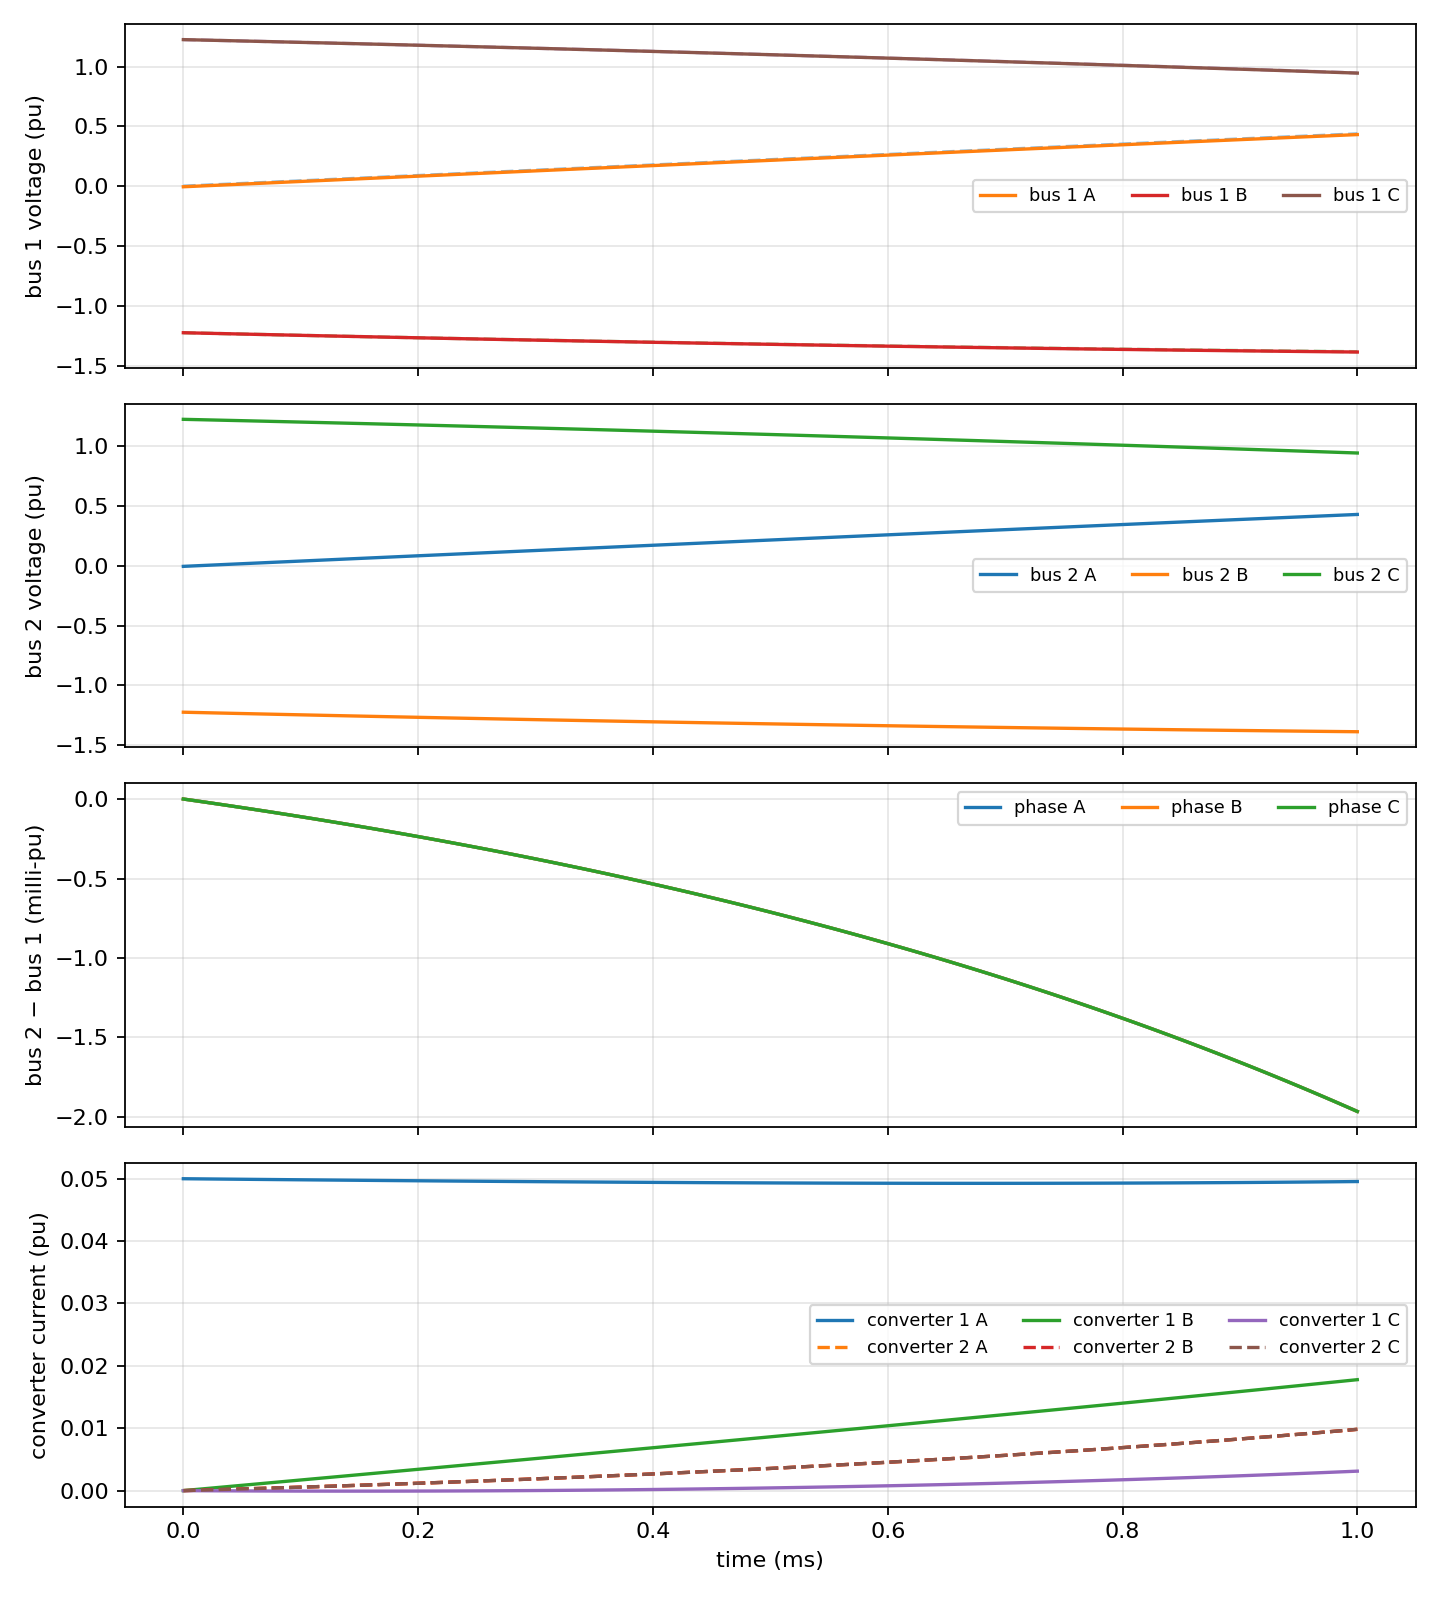

This chart was generated by the following Python code:
"""Simulate two GFL converters coupled through a resistive two-bus grid.

Run with ``PYTHONPATH=src python -m TensyGridEngine.emt.emt_explicit_converter_demo.two_gfl_kcl_ode``.

The bus voltages have no dynamics: each phase's two KCL equations are solved
analytically and substituted into the converter ODEs. Thus the combined model
has states but no algebraic variables. ``EmtModelProblem`` is appropriate for
this standalone Block; it already inherits multilinear S/Phi extraction from
``EmtProblemMultilinear``. The latter's constructor expects a full grid model.
"""

from __future__ import annotations

from pathlib import Path

import numpy as np

from VeraGridEngine.Devices.Dynamic.var_factory import VarFactory
from VeraGridEngine.Simulations.EMT.emt_options import EmtOptions
from VeraGridEngine.Simulations.EMT.problems.emt_model_problem import EmtModelProblem
from VeraGridEngine.Templates.Emt.vsc_gfl_ode import build_gfl_converter_model_ode
from VeraGridEngine.Utils.Symbolic.block import Block
from VeraGridEngine.Utils.Symbolic.symbolic import Const
from VeraGridEngine.enumerations import (
    DynamicIntegrationMethod, EmtInitializationMethod, EmtSolverTypes,
)


PHASES = "ABC"
GRID_OMEGA = 2.0 * np.pi * 50.0


def build_problem(
    *,
    source_conductance: float = 10.0,
    line_conductance: float = 5.0,
    bus_1_shunt_conductance: float = 0.0,
    bus_2_shunt_conductance: float = 0.0,
    simulation_time: float = 1.0e-3,
) -> tuple[EmtModelProblem, dict]:
    """Eliminate six bus voltages from linear KCL and substitute into both ODEs.

    Converter 1 is connected to bus 1 and converter 2 to bus 2. The buses are
    connected by a resistive branch; bus 1 is fed by a voltage source behind a
    conductance. The same nodal matrix is solved independently for A, B and C.
    """
    if source_conductance <= 0 or line_conductance <= 0:
        raise ValueError("Source and line conductances must be positive")
    if bus_1_shunt_conductance < 0 or bus_2_shunt_conductance < 0:
        raise ValueError("Shunt conductances must be nonnegative")
    vf = VarFactory()
    time = vf.add_var("grid_time")
    blocks = []
    for index in (1, 2):
        block, _ = build_gfl_converter_model_ode(vf, multilinear=True)
        # The builder uses fixed local names; every variable needs a unique
        # compiler name in the flattened two-converter system.
        variables = [*block.state_vars, *block.diff_vars, *block.in_vars, *block.event_dict]
        for variable in variables:
            variable.name = f"{variable.name}_{index}"
        blocks.append(block)

    phase_shifts = (0.0, -2.0 * np.pi / 3.0, 2.0 * np.pi / 3.0)
    source_vars = tuple(vf.add_var(f"v_source_{phase}") for phase in PHASES)
    source_quadrature = tuple(vf.add_var(f"v_source_quadrature_{phase}") for phase in PHASES)
    # These copies stay synchronized with the physical converter currents, but
    # give KCL a distinct factor whenever its voltage result is multiplied by
    # the physical current in a converter equation. This preserves multi-affinity.
    network_currents = tuple(
        tuple(vf.add_var(f"i_network_{converter}_{phase}") for phase in PHASES)
        for converter in (1, 2)
    )
    # KCL, separately for each phase:
    # [Gsrc + Gline + Gsh1, -Gline          ] [V1] = [Gsrc*Vsrc - I1]
    # [-Gline,               Gline + Gsh2 ] [V2]   [-I2            ]
    nodal_matrix = np.array([
        [source_conductance + line_conductance + bus_1_shunt_conductance,
         -line_conductance],
        [-line_conductance, line_conductance + bus_2_shunt_conductance],
    ])
    nodal_inverse = np.linalg.inv(nodal_matrix)
    bus_voltage_expressions = ([], [])
    for phase in range(len(PHASES)):
        current_rhs = (
            Const(source_conductance) * source_vars[phase] - network_currents[0][phase],
            -network_currents[1][phase],
        )
        for bus in range(2):
            bus_voltage_expressions[bus].append(
                Const(nodal_inverse[bus, 0]) * current_rhs[0]
                + Const(nodal_inverse[bus, 1]) * current_rhs[1]
            )
    voltages = tuple(tuple(bus_voltages) for bus_voltages in bus_voltage_expressions)
    converter_eqs = []
    for bus, block in enumerate(blocks):
        replacements = {block.in_vars[phase]: voltages[bus][phase] for phase in range(len(PHASES))}
        converter_eqs.append([expr.subs(replacements) for expr in block.state_eqs])
    state_eqs = [eq for equations in converter_eqs for eq in equations]
    # Network-current copies track each converter's three physical currents.
    # Keeping distinct symbolic variables prevents a squared-current term when
    # the substituted bus voltage is multiplied by converter current.
    state_eqs.extend(equation for equations in converter_eqs for equation in equations[:3])
    # A rotating source oscillator avoids explicit time-dependent input terms.
    state_eqs.extend(Const(GRID_OMEGA) * value for value in source_quadrature)
    state_eqs.extend(Const(-GRID_OMEGA) * value for value in source_vars)

    added_states = [value for group in network_currents for value in group]
    added_states.extend(source_vars)
    added_states.extend(source_quadrature)
    added_diffs = [vf.add_diff_var(f"dt_1_{state.name}", base_var=state)
                   for state in added_states]

    event_dict = {}
    for block in blocks:
        event_dict.update(block.event_dict)
        for variable in block.in_vars[3:]:
            event_dict[variable] = Const(0.0)
    source_initial = [np.sqrt(2.0) * np.sin(shift) for shift in phase_shifts]
    quadrature_initial = [np.sqrt(2.0) * np.cos(shift) for shift in phase_shifts]
    added_init = {state: Const(0.0) for state in added_states}
    added_init.update(zip(source_vars, map(Const, source_initial)))
    added_init.update(zip(source_quadrature, map(Const, quadrature_initial)))
    combined = Block(
        name="two_gfl_kcl_ode",
        state_vars=[state for block in blocks for state in block.state_vars] + added_states,
        diff_vars=[diff for block in blocks for diff in block.diff_vars] + added_diffs,
        state_eqs=state_eqs,
        algebraic_vars=[], algebraic_eqs=[], in_vars=[],
        out_vars=[state for block in blocks for state in block.out_vars],
        reformulated_vars=[state for block in blocks for state in block.reformulated_vars],
        event_dict=event_dict,
        init_eqs={**{state: value for block in blocks for state, value in block.init_eqs.items()},
                  **added_init},
        diff_init_eqs={**{diff: value for block in blocks for diff, value in block.diff_init_eqs.items()},
                       **{diff: Const(0.0) for diff in added_diffs}},
    )
    options = EmtOptions(
        time_step=1.0e-5, simulation_time=simulation_time,
        # Selects the time-domain residual/Jacobian backend, not the problem
        # class. S/Phi extraction below separately validates multi-affinity.
        solver_type=EmtSolverTypes.Symbolic,
        integration_method=DynamicIntegrationMethod.DaeTrapezoidal,
        initialization_method=EmtInitializationMethod.Explicit,
    )
    problem = EmtModelProblem(combined, inputs={}, options=options, glob_time=time)
    return problem, {"source_vars": source_vars, "network_currents": network_currents,
                     "voltage": voltages, "blocks": blocks,
                     "source_conductance": source_conductance,
                     "line_conductance": line_conductance,
                     "bus_1_shunt_conductance": bus_1_shunt_conductance,
                     "bus_2_shunt_conductance": bus_2_shunt_conductance,
                     "nodal_matrix": nodal_matrix}


if __name__ == "__main__":
    problem, network = build_problem()
    # These matrices certify that every equation is multi-affine. The solver
    # selected above still runs through the symbolic EMT residual/Jacobian.
    import matplotlib
    matplotlib.use("Agg")
    import matplotlib.pyplot as plt
    states = problem.get_state_vars()
    S, Phi = problem.build_multilinear_matrices()
    # Small phase-A current perturbation reveals the electrical coupling.
    # State order is converter 1, converter 2, current copies, then source.
    first_network_copy = 2 * len(network["blocks"][0].state_vars)
    problem.init_guess[states[0].uid] = 0.05
    problem.init_guess[states[first_network_copy].uid] = 0.05
    result = problem.simulate()
    if not result.initialized or not result.converged:
        raise RuntimeError(
            f"EMT simulation failed: initialized={result.initialized}, "
            f"converged={result.converged}"
        )
    times = result.time
    values = result.values.T
    converter_state_count = len(network["blocks"][0].state_vars)
    current_1 = values[0:3]
    current_2 = values[converter_state_count:converter_state_count + 3]
    network_current_1 = values[first_network_copy:first_network_copy + 3]
    network_current_2 = values[first_network_copy + 3:first_network_copy + 6]
    synchronization_error = max(
        np.max(np.abs(current_1 - network_current_1)),
        np.max(np.abs(current_2 - network_current_2)),
    )
    source_start = first_network_copy + 6
    source_trace = values[source_start:source_start + 3]
    # Reconstruct voltages from the same KCL system used in build_problem(),
    # using the physical currents to independently check the copy equations.
    current_rhs = np.stack((
        network["source_conductance"] * source_trace - current_1,
        -current_2,
    ))
    bus_voltage = np.linalg.solve(network["nodal_matrix"], current_rhs.reshape(2, -1))
    bus_voltage = bus_voltage.reshape(current_rhs.shape)
    line_current = network["line_conductance"] * (bus_voltage[0] - bus_voltage[1])
    residual_1 = (network["source_conductance"] * (source_trace - bus_voltage[0])
                  - current_1 - line_current
                  - network["bus_1_shunt_conductance"] * bus_voltage[0])
    residual_2 = (line_current - current_2
                  - network["bus_2_shunt_conductance"] * bus_voltage[1])
    residual = np.stack((residual_1, residual_2))
    figure, axes = plt.subplots(4, 1, sharex=True, figsize=(9, 10))
    for phase, label in enumerate("ABC"):
        axes[0].plot(times * 1e3, source_trace[phase], ls="--", alpha=0.5)
        axes[0].plot(times * 1e3, bus_voltage[0, phase], label=f"bus 1 {label}")
        axes[1].plot(times * 1e3, bus_voltage[1, phase], label=f"bus 2 {label}")
        axes[2].plot(times * 1e3,
                     1e3 * (bus_voltage[1, phase] - bus_voltage[0, phase]),
                     label=f"phase {label}")
        axes[3].plot(times * 1e3, current_1[phase], label=f"converter 1 {label}")
        axes[3].plot(times * 1e3, current_2[phase], ls="--", label=f"converter 2 {label}")
    axes[0].set_ylabel("bus 1 voltage (pu)")
    axes[1].set_ylabel("bus 2 voltage (pu)")
    axes[2].set_ylabel("bus 2 − bus 1 (milli-pu)")
    axes[3].set_ylabel("converter current (pu)")
    axes[3].set_xlabel("time (ms)")
    for axis in axes:
        axis.grid(True, alpha=0.3)
        axis.legend(ncol=3, fontsize=8)
    figure.tight_layout()
    output = Path(__file__).with_name("two_gfl_kcl_ode.png")
    figure.savefig(output, dpi=160)
    plt.close(figure)
    print(f"saved={output}, initialized={result.initialized}, "
          f"converged={result.converged}, states={len(states)}, algebraics=0, "
          f"S={S.shape}, Phi={Phi.shape}, "
          f"max_kcl_residual={np.max(np.abs(residual)):.3e}, "
          f"max_copy_error={synchronization_error:.3e}")
